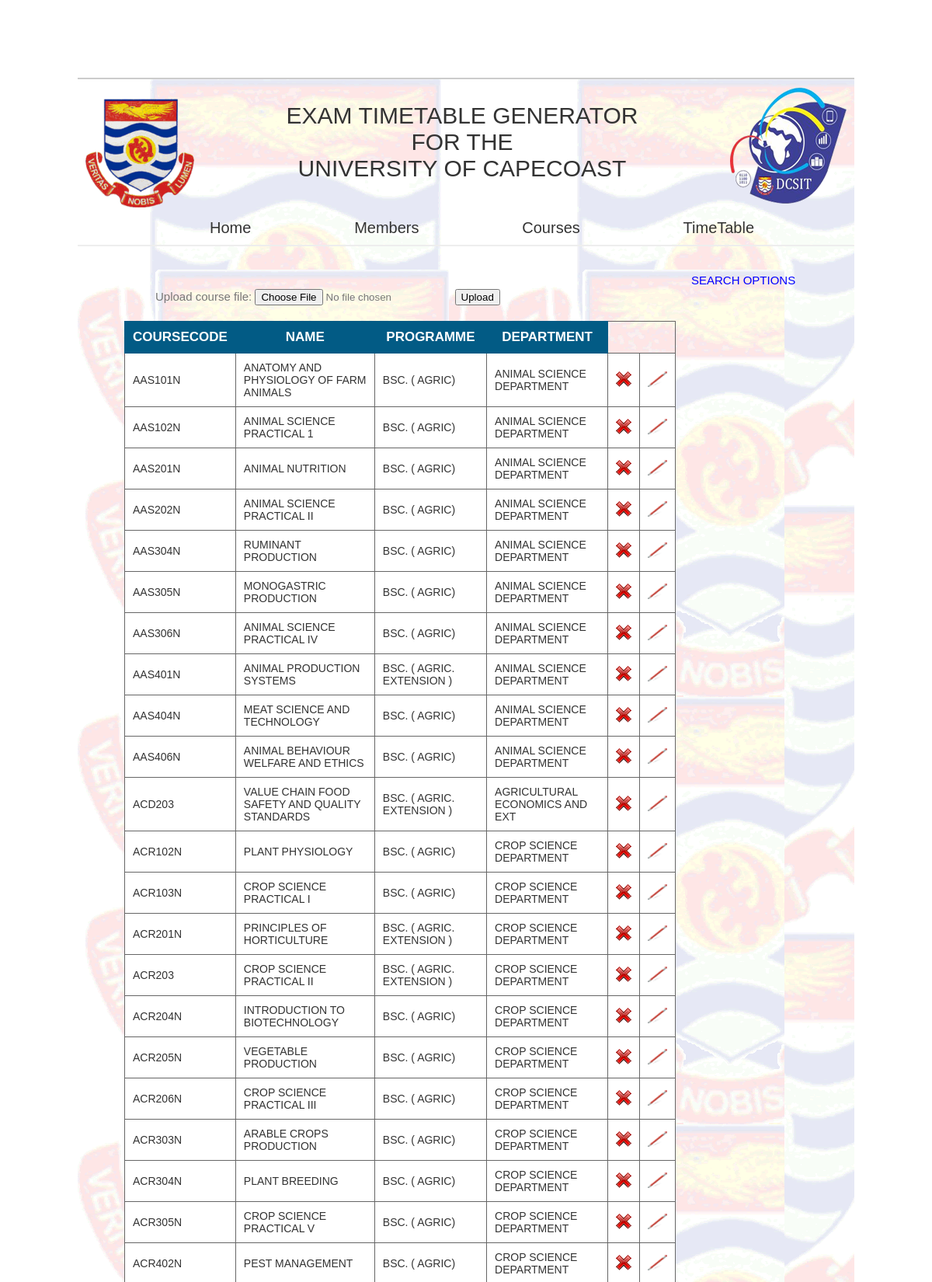
/sampleWebApp/courses.php (upper part), run on the app's committed database.
### tables this page shows
CREATE TABLE IF NOT EXISTS `course` (
  `CourseId` int(11) NOT NULL AUTO_INCREMENT,
  `CourseCode` varchar(10) NOT NULL,
  `Name` varchar(255) NOT NULL,
  `Level` int(4) NOT NULL,
  `Number_Of_Students` int(255) NOT NULL,
  `Programme` varchar(255) NOT NULL,
  `Department` varchar(255) NOT NULL,
  PRIMARY KEY (`CourseId`)
);

### sampleWebApp/pagination.php (called while the page is built, shortened)
<?php
	$per_page = 50;
    $cur_page = 1;
	 $offset = ($cur_page-1)*$per_page;
	$res = mysql_query("SELECT * FROM course ORDER BY CourseCode ASC LIMIT ".$per_page." OFFSET ".$offset);
?>

### sampleWebApp/courses.php (the view, shortened to what this page needs)
<!DOCTYPE html>
<html xmlns="http://www.w3.org/1999/xhtml" xml:lang="en">
<head>
<link rel="stylesheet" href="css/main.css" type="text/css" />
<link rel="stylesheet" href="css/table.css" type="text/css" />
<link rel="stylesheet" href="css/paginationStyle.css" type="text/css" />
</head>
<body>
<div id="container">
  <div id="header">
		<?php include 'header.php'?>
  </div>
  <div id = "menuPanel">
			<?php include 'menuPanel.php'?>
   </div>
  <div id="sidebar" style="margin-left:20px;">
    <p><a href = "advancedSearch.php" style = "font-size:15px;color:blue">SEARCH OPTIONS</a></p>
  </div>
  <?php
  $msg = "";
?>
  <div id="content">
  <p><?php echo $msg;?></p>
	<form method = "post" action = "#" enctype = "multipart/form-data" style ="margin-left:90px;width:500px;">
			Upload course file:
			<input type = "file" name = "csv">
			<input type = "submit" name= "submit" value = "Upload">
	</form>
	<?php
		include("pagination.php");
		echo '<table style="margin-top:20px;margin-left:50px;">';
		echo '<tr>
					<th>COURSECODE</th>
					<th>NAME</th>
					<th>PROGRAMME</th>
					<th>DEPARTMENT</th>
					</tr>';
		    if(isset($res))
				{
						while($result = mysql_fetch_assoc($res))
						{
						$courseCode = $result['CourseCode'];
						$name       = $result['Name'];
						$programme  = $result['Programme'];
						$department = $result['Department'];
						$courseCode   = strtoupper($courseCode);
						$name         = strtoupper($name);
						$programme    = strtoupper($programme);
						$department   = strtoupper($department);
						echo
						'<tr>
							<td>'.$courseCode.'</td>
							<td>'.$name.'</td>
							<td>'.$programme . '</td>
							<td>'.$department . '</td>
							<td><a href="deleteCourse.php?Courseid=' . $result[CourseId] . '"><img src = "images/delete.png"></a></td>
							<td><a href="editCourse.php?Courseid='.$result[CourseId]. '"><img src = "images/edit.png"></a></td>
						</tr>';
						}
				}
	echo '</table>';
	?>
  </div>
</div>
</body>
</html>

### sampleWebApp/css/main.css (style rules this page uses)
body { background-color:#fff; background-position:center; background-repeat:repeat-y; font-family: "Lucida Grande","Lucida Sans Unicode",geneva,verdana,sans-serif; font-size:10px; color:#777; }
#container { width:1000px; margin-top:100px; margin-left:auto; margin-right:auto; margin-bottom:0; background-image:url(images/background.gif); }
#header { margin:15px 0 0 0; padding:10px 10px 10px 10px; border-top:2px solid #ccc; height:150px; }
#menuPanel { border-bottom:2px solid #eee; margin-bottom:20px; }
#sidebar { float:right; width:200px; margin:5px 10px 10px 0; }
#content { margin:30px 50px 50px 10px; background-image: url(background.gif); background-repeat: repeat; font-size:15px; width:900px; }
#content p { padding:5px; line-height:18px; word-spacing: 0.1em; }
a { color:#333; text-decoration:none; }

### sampleWebApp/css/table.css (style rules this page uses)
table { font-family: arial,sans-serif; font-size:14px; color:#333333; border: solid 1px #666; border-collapse: collapse; }
table th { font-size:17px; border: solid 1px #025B85; padding: 10px; background-color: #025B85; color:#fff; }
table td { padding: 10px; border: solid 1px #666; background-color: #ffffff; }

### sampleWebApp/css/paginationStyle.css (style rules this page uses)
tr:nth-child(even) { background: #CCC }

### data on the page
course: CourseCode "AAS101N", Name "ANATOMY AND PHYSIOLOGY OF FARM ANIMALS", Programme "BSC. ( AGRIC)", Department "ANIMAL SCIENCE DEPARTMENT"
course: CourseCode "AAS102N", Name "ANIMAL SCIENCE PRACTICAL 1", Programme "BSC. ( AGRIC)", Department "ANIMAL SCIENCE DEPARTMENT"
course: CourseCode "AAS201N", Name "ANIMAL NUTRITION", Programme "BSC. ( AGRIC)", Department "ANIMAL SCIENCE DEPARTMENT"
course: CourseCode "AAS202N", Name "ANIMAL SCIENCE PRACTICAL II", Programme "BSC. ( AGRIC)", Department "ANIMAL SCIENCE DEPARTMENT"
course: CourseCode "AAS304N", Name "RUMINANT PRODUCTION", Programme "BSC. ( AGRIC)", Department "ANIMAL SCIENCE DEPARTMENT"
course: CourseCode "AAS305N", Name "MONOGASTRIC PRODUCTION", Programme "BSC. ( AGRIC)", Department "ANIMAL SCIENCE DEPARTMENT"
course: CourseCode "AAS306N", Name "ANIMAL SCIENCE PRACTICAL IV", Programme "BSC. ( AGRIC)", Department "ANIMAL SCIENCE DEPARTMENT"
course: CourseCode "AAS401N", Name "ANIMAL PRODUCTION SYSTEMS", Programme "BSC. ( AGRIC. EXTENSION )", Department "ANIMAL SCIENCE DEPARTMENT"
course: CourseCode "AAS404N", Name "MEAT SCIENCE AND TECHNOLOGY", Programme "BSC. ( AGRIC)", Department "ANIMAL SCIENCE DEPARTMENT"
course: CourseCode "AAS406N", Name "ANIMAL BEHAVIOUR WELFARE AND ETHICS", Programme "BSC. ( AGRIC)", Department "ANIMAL SCIENCE DEPARTMENT"
course: CourseCode "ACD203", Name "VALUE CHAIN FOOD SAFETY AND QUALITY STANDARDS", Programme "BSC. ( AGRIC. EXTENSION )", Department "AGRICULTURAL ECONOMICS AND EXT"
course: CourseCode "ACR102N", Name "PLANT PHYSIOLOGY", Programme "BSC. ( AGRIC)", Department "CROP SCIENCE DEPARTMENT"
course: CourseCode "ACR103N", Name "CROP SCIENCE PRACTICAL I", Programme "BSC. ( AGRIC)", Department "CROP SCIENCE DEPARTMENT"
course: CourseCode "ACR201N", Name "PRINCIPLES OF HORTICULTURE", Programme "BSC. ( AGRIC. EXTENSION )", Department "CROP SCIENCE DEPARTMENT"
course: CourseCode "ACR203", Name "CROP SCIENCE PRACTICAL II", Programme "BSC. ( AGRIC. EXTENSION )", Department "CROP SCIENCE DEPARTMENT"
course: CourseCode "ACR204N", Name "INTRODUCTION TO BIOTECHNOLOGY", Programme "BSC. ( AGRIC)", Department "CROP SCIENCE DEPARTMENT"
course: CourseCode "ACR205N", Name "VEGETABLE PRODUCTION", Programme "BSC. ( AGRIC)", Department "CROP SCIENCE DEPARTMENT"
course: CourseCode "ACR206N", Name "CROP SCIENCE PRACTICAL III", Programme "BSC. ( AGRIC)", Department "CROP SCIENCE DEPARTMENT"
course: CourseCode "ACR303N", Name "ARABLE CROPS PRODUCTION", Programme "BSC. ( AGRIC)", Department "CROP SCIENCE DEPARTMENT"
course: CourseCode "ACR304N", Name "PLANT BREEDING", Programme "BSC. ( AGRIC)", Department "CROP SCIENCE DEPARTMENT"
course: CourseCode "ACR305N", Name "CROP SCIENCE PRACTICAL V", Programme "BSC. ( AGRIC)", Department "CROP SCIENCE DEPARTMENT"
course: CourseCode "ACR402N", Name "PEST MANAGEMENT", Programme "BSC. ( AGRIC)", Department "CROP SCIENCE DEPARTMENT"
